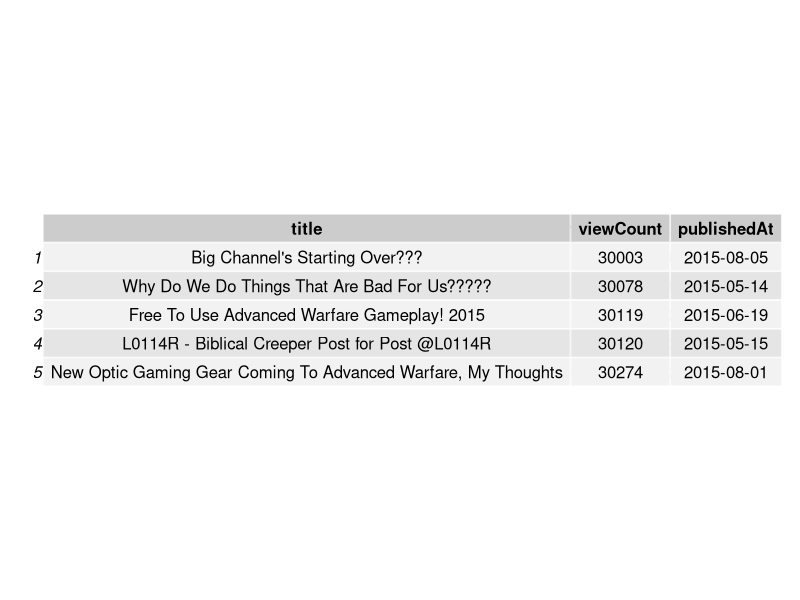
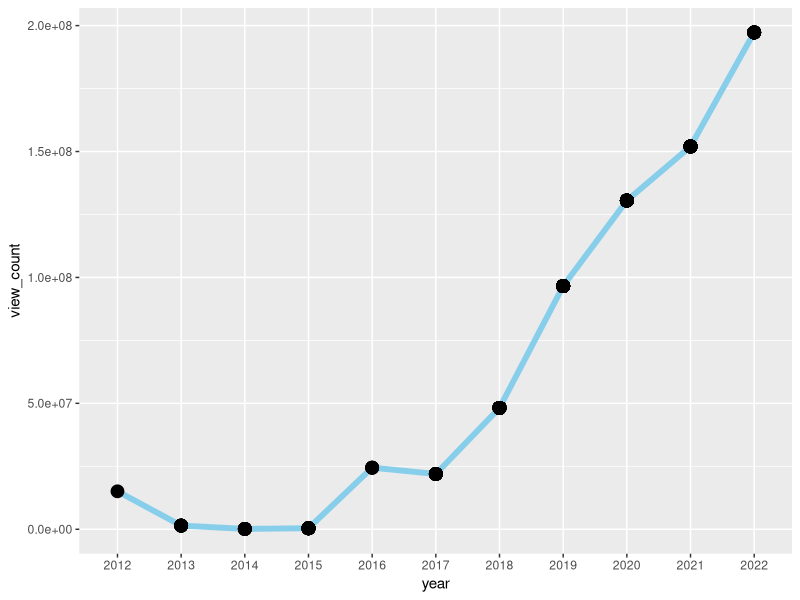
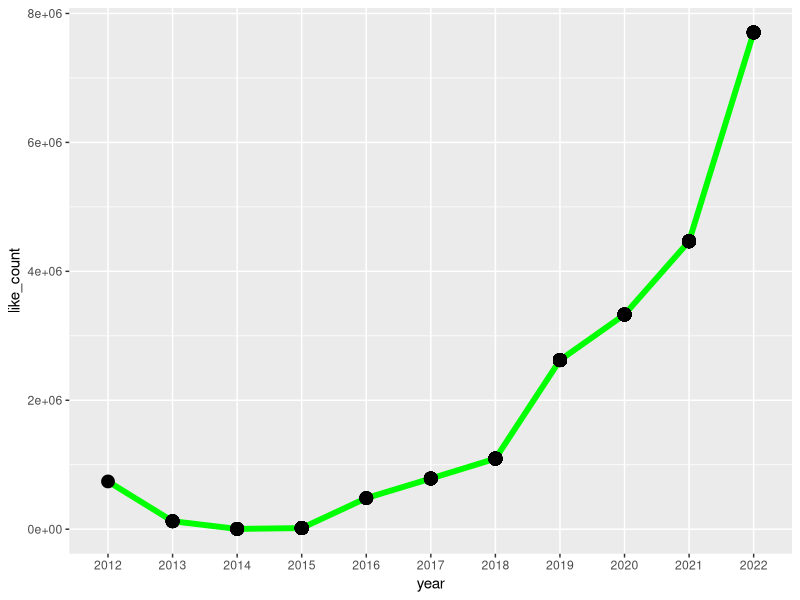
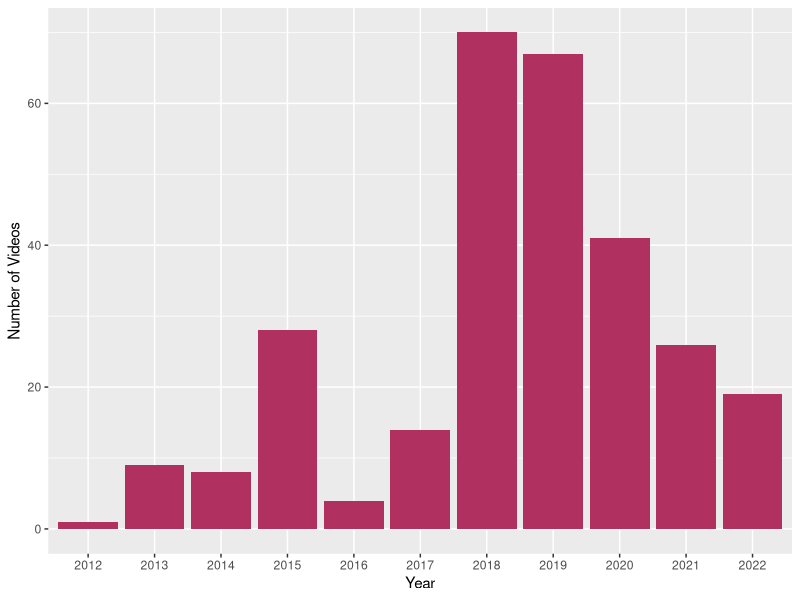
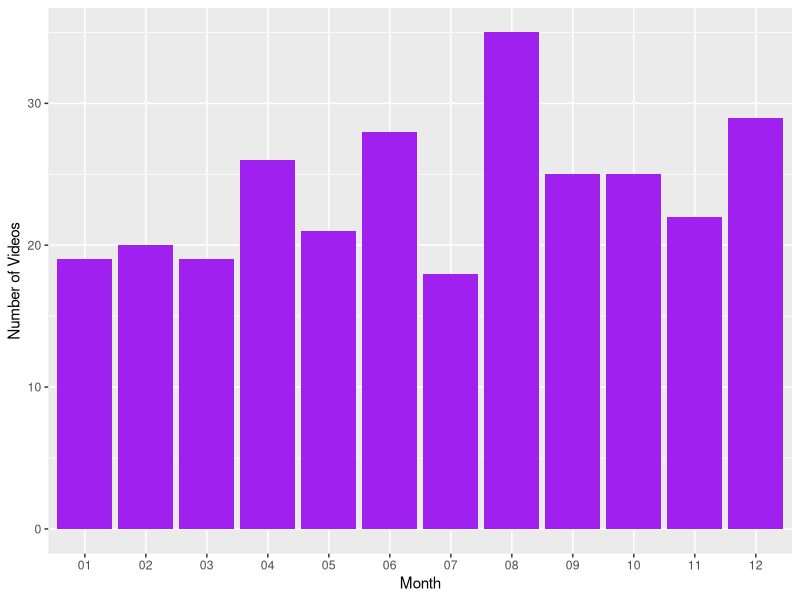
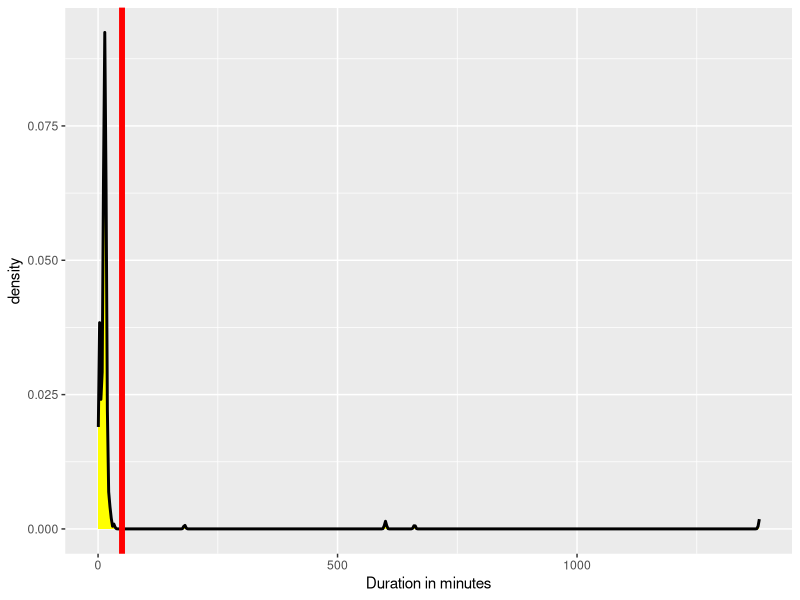
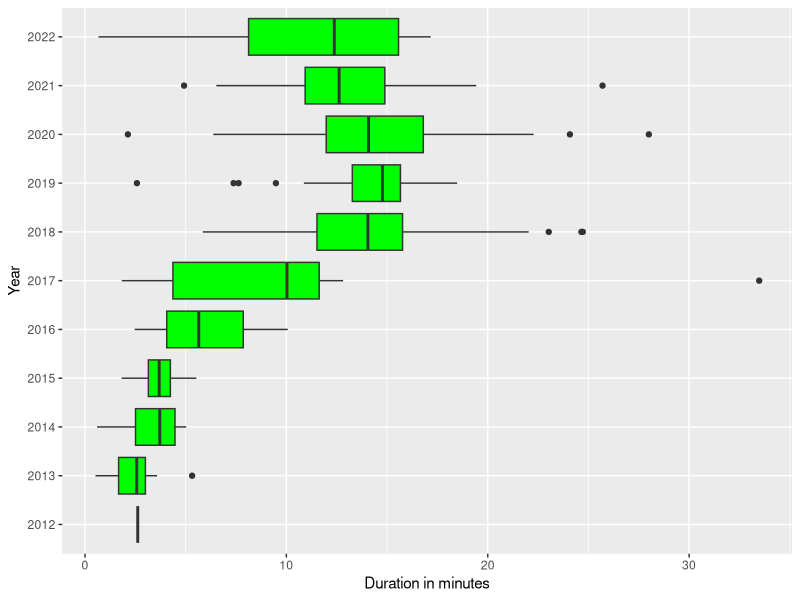
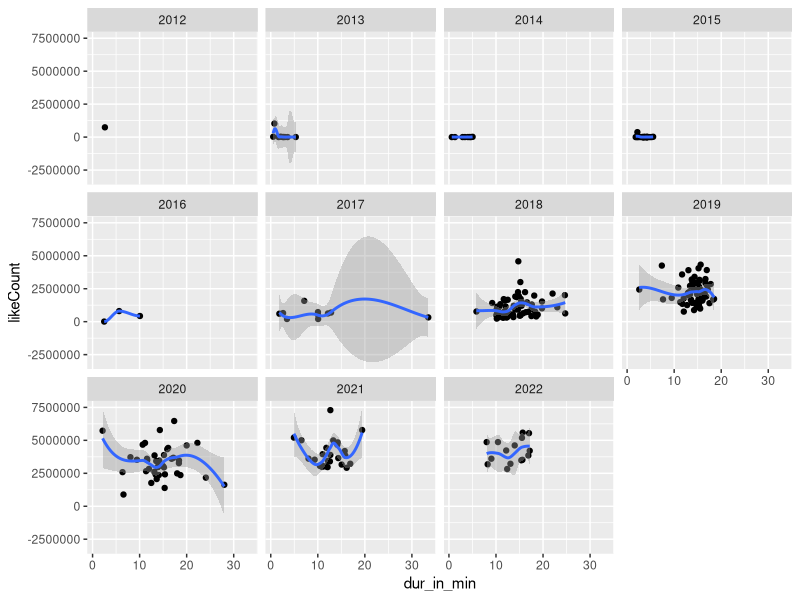

R code for these plots, in order:
## ---- chunk 1
knitr::opts_chunk$set(echo = TRUE, message=FALSE, warning = FALSE)
## ---- chunk 2
library(dplyr)
library(ggplot2)
library(zoo)
library(wordcloud)
library(RColorBrewer)
library(tm)
library(grid)
library("gridExtra")
## ---- chunk 3
raw_df = read.csv('MrBeastYoutube.csv')
## ---- chunk 4
# removing title column from the dataframe
df <- raw_df[,-4] 
head(df)
## ---- chunk 5
paste("Number of rows:",nrow(df))
## ---- chunk 6
duplicates <- duplicated(df$title)
total_duplicates <- sum(duplicates)
total_duplicates
## ---- chunk 7
df <- df[!duplicated(df$title),]
paste("Number of rows:",nrow(df))
## ---- chunk 8
df <- df %>% mutate(publishedAt = as.POSIXct(publishedAt, format = "%Y-%m-%dT%H:%M:%SZ", tz = "UTC")) %>% mutate(publishedAt = format(publishedAt, format = "%Y-%m-%d"),)
df$year <- format(as.Date(df$publishedAt), format="%Y")
## ---- chunk 9
head(df)
## ---- chunk 10
df %>% filter(year==2023) %>% select(title)
## ---- chunk 11
df <- df %>% filter(year<2023)
paste("We will do analysis on",nrow(df),"videos.")
## ---- chunk 12
summary(df)
## ---- chunk 13
top_five = df %>% slice_max(viewCount,n=5) %>% select(title,viewCount,publishedAt)
grid.table(top_five)
## ---- chunk 14
least_five = df %>% slice_min(viewCount,n=5) %>% select(title,viewCount,publishedAt)
grid.table(least_five)
## ---- chunk 15
ggplot(df %>% group_by(year) %>% mutate(view_count=mean(viewCount)), aes(x=year,y=view_count))+ geom_line(group=1,color='skyblue',size=2) + geom_point(size=4)
## ---- chunk 16
ggplot(df %>% group_by(year) %>% mutate(like_count=mean(likeCount)), aes(x=year,y=like_count))+ geom_line(group=1,color='green',size=2) + geom_point(size=4)
## ---- chunk 17
ggplot(df) + geom_histogram(aes(x=year),stat="count",fill="maroon") + labs(x="Year", y = "Number of Videos")
## ---- chunk 18
ggplot(df, aes(x=format(as.Date(df$publishedAt), format="%m"))) + geom_bar(stat='count',fill="purple") + labs(x="Month", y = "Number of Videos")
## ---- chunk 19

df <- df %>% mutate(dur_in_min=round(duration_in_seconds/60,2))

## ---- chunk 20
ggplot(df, aes(x=dur_in_min)) + geom_density(fill="yellow",size=1) + labs(x="Duration in minutes") + geom_vline(xintercept = 50,size=2,color="red")
## ---- chunk 21
ggplot(df %>% filter(dur_in_min<60),aes(y=year,x=dur_in_min)) + geom_boxplot(fill='green') + labs(x="Duration in minutes",y="Year")
## ---- chunk 22
ggplot(df %>% filter(dur_in_min<=60 & likeCount <= 10000000), aes(x = dur_in_min, y = likeCount)) + geom_point() + geom_smooth() + facet_wrap(vars(year))
## ---- chunk 23
ggplot(df, aes(x = df$likeCount/df$viewCount)) + geom_density(fill="orange") + labs(x= "Like to View ratio") +geom_vline(xintercept = 0.025,size=1,color="blue")
## ---- chunk 24
ggplot(df, aes(x = df$commentCount/df$likeCount)) + geom_density(fill="brown") + geom_vline(xintercept = 0.033,size=1,color=
'green') + labs(x= "Comment to Like ratio")
## ---- chunk 25
ggplot(df, aes(x=year, y=commentCount/likeCount)) + geom_bar(stat='summary',fun="mean",fill="black") + labs(y="like to comment ratio",x="year") + theme_bw()
## ---- chunk 26
ggplot(df, aes(x=year, y=df$likeCount/df$viewCount)) + geom_bar(stat='summary',fun="mean",fill="pink") + labs(y="like to view ratio") 
## ---- chunk 27
grid.table(df %>% mutate(ratio=likeCount/viewCount) %>%  slice_max(ratio, n=5)  %>% select(title,publishedAt,viewCount,likeCount,ratio) %>% arrange(desc(ratio)))
## ---- chunk 28
df <- df %>% arrange(as.Date(publishedAt)) %>%  mutate(view_ma_5 = rollapply(viewCount, width = 5, FUN = mean, fill = NA, align = "right"))
df <- df %>% arrange(as.Date(publishedAt)) %>%  mutate(like_ma_5 = rollapply(likeCount, width = 5, FUN = mean, fill = NA, align = "right"))
## ---- chunk 29
ggplot(df, aes(x=as.Date(publishedAt))) + geom_line(aes(y=viewCount,group=1)) + geom_line(aes(y=view_ma_5,group=1),color="red",size=2) + scale_x_date(breaks = seq(as.Date("2012-02-20"), as.Date("2023-04-01"), by = "1 year"), 
date_labels = "%b %y") + labs(x="publish Date") + scale_y_log10()
## ---- chunk 30
ggplot(df, aes(x=as.Date(publishedAt))) + geom_line(aes(y=likeCount,group=1)) + geom_line(aes(y=like_ma_5,group=1),color="purple",size=2) + scale_x_date(breaks = seq(as.Date("2012-02-20"), as.Date("2023-04-01"), by = "1 year"), 
date_labels = "%b %y") + labs(x="publish Date") + scale_y_log10()
## ---- chunk 31
# Cleaning the title column, converting it into corpus and making a frequency table
titles = df$title
docs <- Corpus(VectorSource(titles))
docs <- docs %>%
  tm_map(removeNumbers) %>%
  tm_map(removePunctuation) %>%
  tm_map(stripWhitespace)
docs <- tm_map(docs, content_transformer(tolower))
docs <- tm_map(docs, removeWords, stopwords("english"))
dtm <- TermDocumentMatrix(docs) 
matrix <- as.matrix(dtm) 
words <- sort(rowSums(matrix),decreasing=TRUE) 
title_df <- data.frame(word = names(words),freq=words)
## ---- chunk 32
set.seed(123)
wordcloud(words = title_df$word, freq = title_df$freq, min.freq = 1,max.words=200, random.order=FALSE, rot.per=0.35,colors=brewer.pal(8, "Dark2"))
title("Title Words", line = -1, outer = TRUE)
## ---- chunk 33
# Cleaning the title column, converting it into corpus and making a frequency table
descriptions = raw_df$description
descriptions = gsub("http[[:alnum:][:punct:]]*", "", descriptions)
descriptions = gsub('[^[:alnum:] ]','',descriptions)
docs <- Corpus(VectorSource(descriptions))
docs <- docs %>%
  tm_map(removeNumbers) %>%
  tm_map(removePunctuation) %>%
  tm_map(stripWhitespace) 
docs <- tm_map(docs, content_transformer(tolower))
docs <- tm_map(docs, removeWords, stopwords("english"))
dtm <- TermDocumentMatrix(docs) 
matrix <- as.matrix(dtm) 
words <- sort(rowSums(matrix),decreasing=TRUE) 
descriptions_df <- data.frame(word = names(words),freq=words)
## ---- chunk 34
set.seed(124)
wordcloud(words = descriptions_df$word, freq = descriptions_df$freq, min.freq = 1,max.words=200, random.order=FALSE, rot.per=0.55,colors=brewer.pal(8, "Dark2"))
title("Description Words", line = -1, outer = TRUE)
